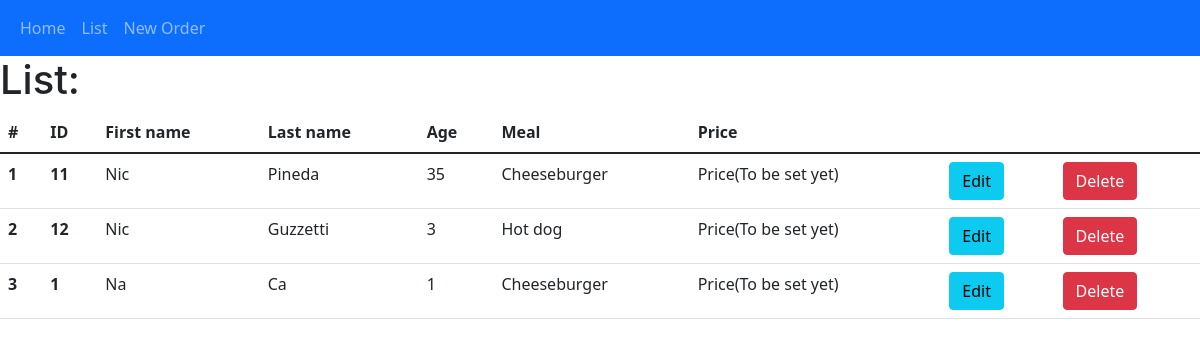
The app's page /list, older data.
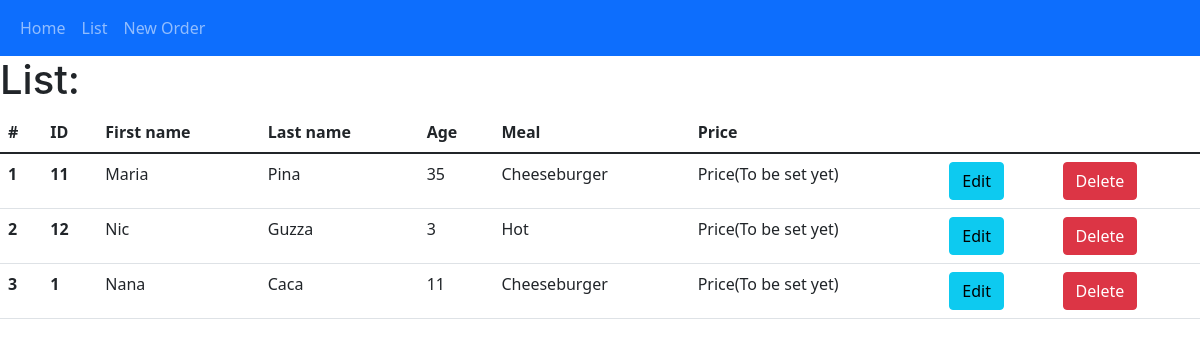
The same page, newer data.
### my_first/models.py (models this page shows)
class Order(models.Model):
    MEALS = (
            ('Cheeseburger', 'Cheeseburger'),
            ('Hot dog','Hot dog'),
            ('Pizza','Pizza'),
            ('T-Bone', 'T-Bone'),
            ('French fries', 'French fries'),
            ('Salmon tartar', 'Salmon tartar')
    )
    id = models.BigIntegerField(primary_key=True)
    first_name = models.CharField(max_length=50)
    last_name = models.CharField(max_length=50)
    age = models.IntegerField()
    meal = models.TextField(max_length=20, choices=MEALS)

### my_first/views.py (the view)
# urls.py: path('list', views.list, name = 'list'),
def list(request):
    data = {}
    data['list'] = Order.objects.all()
    return render(request, 'list.html', data)

### my_first/templates/list.html (shortened to what this page needs)
{% extends "./base.html" %}
    {% block body %}
<h1 style="font-family: -apple-system, BlinkMacSystemFont, 'Segoe UI', Roboto, Oxygen, Ubuntu, Cantarell, 'Open Sans', 'Helvetica Neue', sans-serif;">List:</h1>
<table class="table">
    <thead>
      <tr>
        <th scope="col">#</th>
        <th scope="col">ID</th>
        <th scope="col">First name</th>
        <th scope="col">Last name</th>
        <th scope="col">Age</th>
        <th scope="col">Meal</th>
        <th scope="col">Price</th>
      </tr>
    </thead>
    <tbody>
        {% for item in list %}
      <tr>
        <th scope="row">{{forloop.counter}}</th>
        <th scope="row">{{ item.id }}</th>
        <td>{{ item.first_name }}</td>
        <td>{{ item.last_name}}</td>
        <td>{{ item.age}}</td>
        <td>{{item.meal}}</td>
        <td>Price(To be set yet)</td>
        <td> <a href="edit/{{item.id}}" class="btn btn-info">Edit</a></td>
        <td> <a href="delete/{{item.id}}" class="btn btn-danger">Delete</a></td>
        {% endfor %}
      </tr>
    </tbody>
  </table>
</body>
{% endblock %}

Row changes from the older to the newer data that the page shows:
changed Order id 11: first_name "Nic" → "Maria"; last_name "Pineda" → "Pina"
changed Order "Nic": last_name "Guzzetti" → "Guzza"; meal "Hot dog" → "Hot"
changed Order id 1: first_name "Na" → "Nana"; last_name "Ca" → "Caca"; age "1" → "11"
